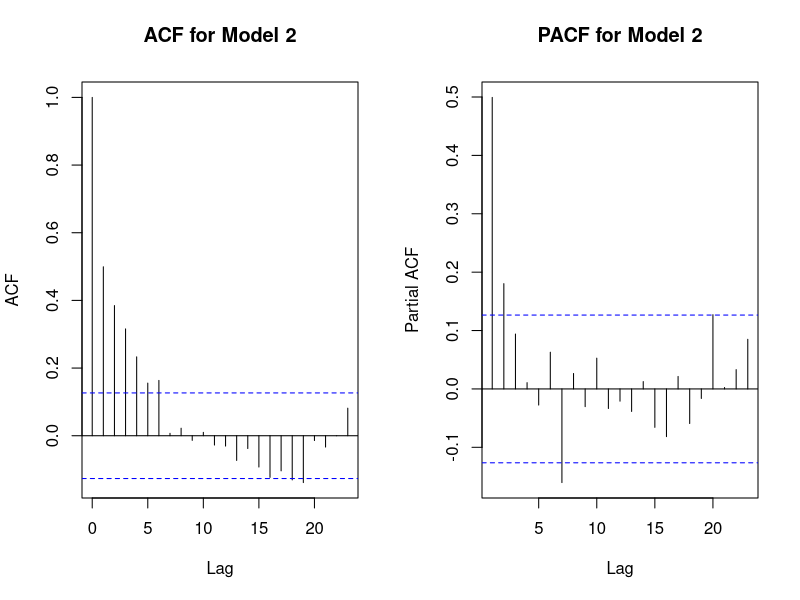
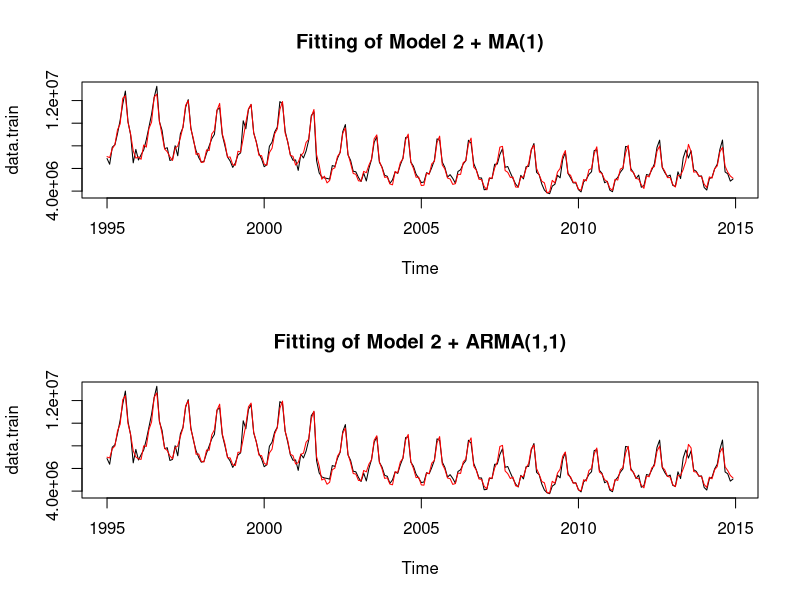
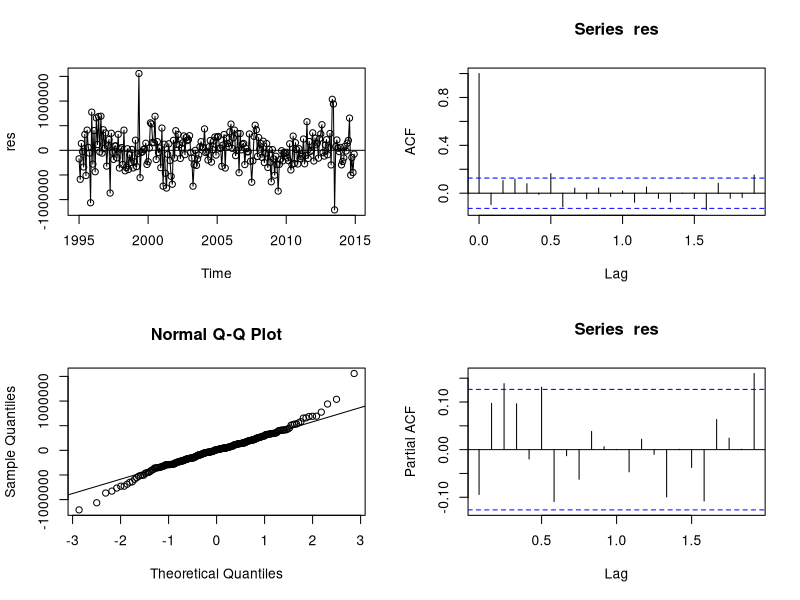
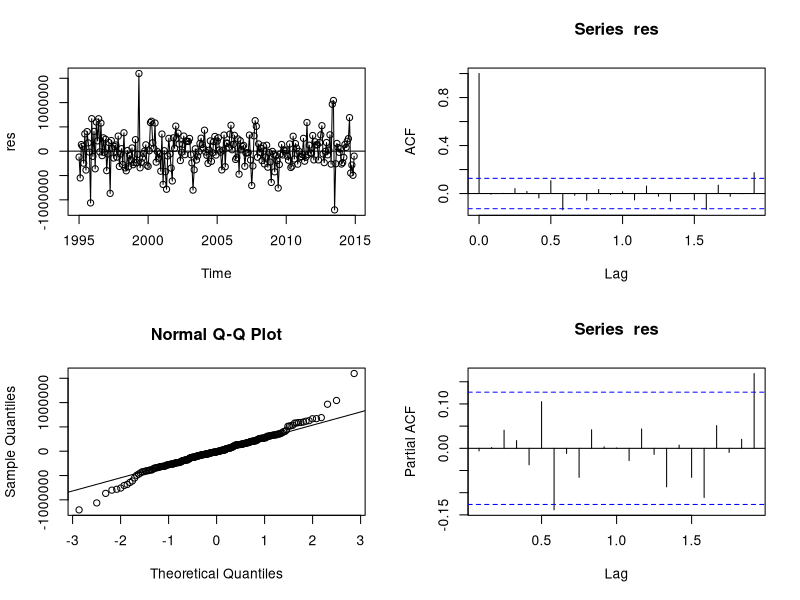
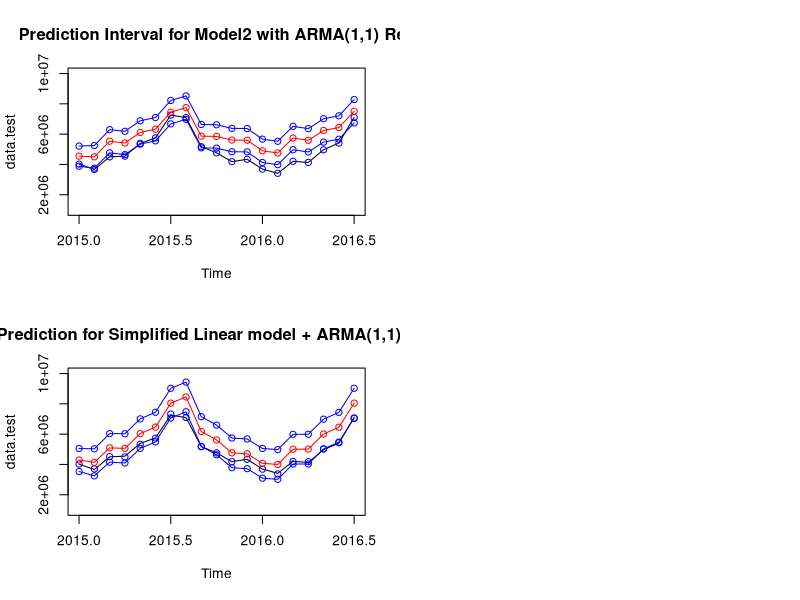
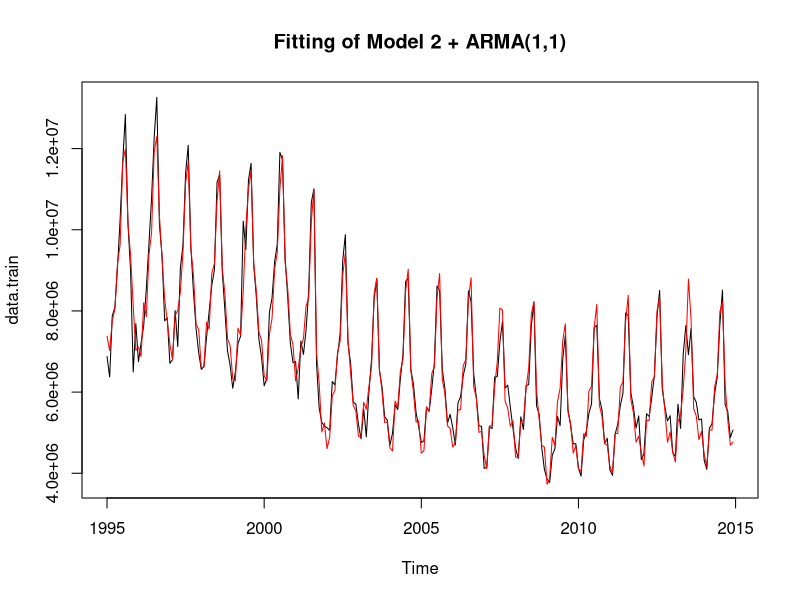
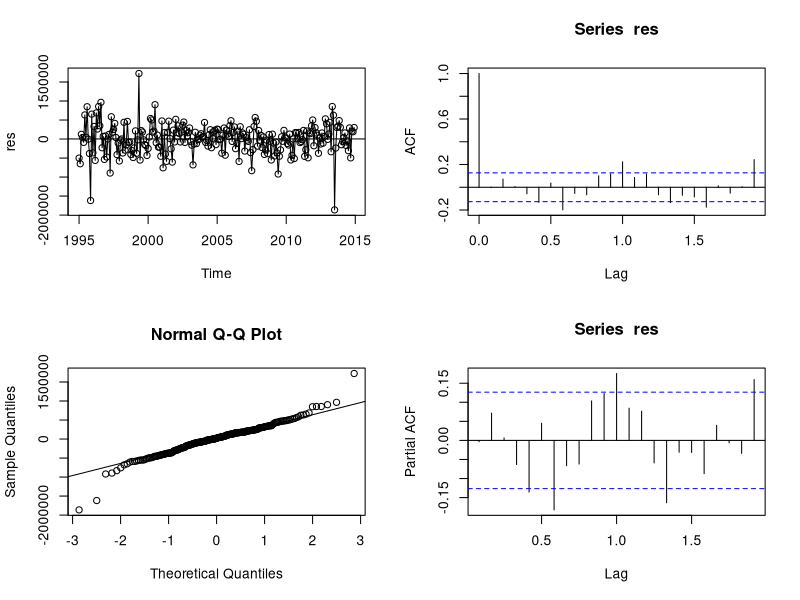

These figures' R source, in order:
## ---- chunk 1
data<-read.table("JustinBieberIsMyHero_data.txt",header = T)
data.all <- ts(data$All_Border, start=1995, frequency=12)
data.train <-ts(data$All_Border[1:240],start = 1995, frequency=12)
data.test <-ts(data$All_Border[241:259],start = 2015, frequency=12)
resdiags <- function(res) # you give this function a vector containing residuals from a model
{
  par(mfcol=c(2,2)) # splits the view to show 4 plots
  ts.plot(res) # time series plot of residuals
  points(res) # points to make counting runs easier
  abline(h=mean(res)) # mean line
  qqnorm(res) #qq plot
  qqline(res)
  acf(res) #acf
  acf(res, type="partial") #pacf
}
## ---- chunk 2
t<-time(data.train)-1995
t2 <- t^2
mth <- as.factor(cycle(data.train))
chg = c(rep(0,80),rep(1,160))
data.reg<-lm(data.train~t2 +t*mth+ chg*t)
data.reg0<-lm(data.train~t+t2+mth)
par(mfrow = c(1,2))
acf(data.reg$residuals,main = "ACF for Model 2") #acf
acf(data.reg$residuals, main  = "PACF for Model 2",type="partial")
## ---- chunk 3
par(mfrow=c(2,1))

X <- model.matrix(data.reg)
data.regarma <- arima(data.train, order=c(1,0,0), xreg=X[,2:27])
data.regarma.fit <- data.train - data.regarma$res # making fitted values
plot(data.train,main="Fitting of Model 2 + MA(1)")
points(t+1995, data.regarma.fit, type="l", col="red")


data.regarma2 <- arima(data.train, order=c(1,0,1), xreg=X[,2:27])
data.regarma.fit2 <- data.train - data.regarma2$res # making fitted values
plot(data.train,main="Fitting of Model 2 + ARMA(1,1)")
points(t+1995, data.regarma.fit2, type="l", col="red")
## ---- chunk 4
resdiags(data.regarma$res)
## ---- chunk 5

resdiags(data.regarma2$res)

##Correlation is almost in accetable area, but some out of 95% with seasonal pattern.
##Have to use SARIMA
## ---- chunk 6
t.test <- time(data.test) - 1995
t2.test <- t.test^2
mth.test <- as.factor(cycle(data.test))
chg.test <- rep(1, 19)
temp <- lm(data.test~t2.test +t.test*mth.test+ chg.test*t.test)
X.test <- model.matrix(temp)
pred.regarma <- predict(data.regarma, n.ahead=19, newxreg=X.test[,2:27])
plot(data.test,ylim=c(1e+6,10e+6),main="Prediction Interval for Model2 with ARMA(1,1) Res")
points(t.test+1995,temp$fitted,col = "blue",pty = 19)
points(pred.regarma$pred, type='l', col="red")
points(pred.regarma$pred + 1.96*pred.regarma$se, type='l', col="blue")
points(pred.regarma$pred - 1.96*pred.regarma$se, type='l', col="blue")
points(pred.regarma$pred, col="red")
points(pred.regarma$pred + 1.96*pred.regarma$se, col="blue")
points(pred.regarma$pred - 1.96*pred.regarma$se, col="blue")
#sum((data.test - pred.regarma$pred)^2) # PRESS
### Some data is out of bound. Predictablity is worse than linear prediction
## ---- chunk 7
t<-time(data.train)-1995
t2 <- t^2
mth <- as.factor(cycle(data.train))
chg = c(rep(0,80),rep(1,160))
data.reg<-lm(data.train~t+t2+mth + chg*t)
X <- model.matrix(data.reg)
data.regarma <- arima(data.train, order=c(1,0,1), xreg=X[,2:15])
data.regarma.fit <- data.train - data.regarma$res # making fitted values

t.test <- time(data.test) - 1995
t2.test <- t.test^2
mth.test <- as.factor(cycle(data.test))
chg.test <- rep(1, 19)
temp <- lm(data.test~t.test+t2.test+mth.test+chg.test*t.test)
X.test <- model.matrix(temp)
pred.regarma <- predict(data.regarma, n.ahead=19, newxreg=X.test[,2:15])
plot(data.test,ylim=c(1e+6,10e+6),main="Prediction for Simplified Linear model + ARMA(1,1) Res")
points(t.test+1995,temp$fitted,col = "blue",pty = 19)
points(pred.regarma$pred, type='l', col="red")
points(pred.regarma$pred + 1.96*pred.regarma$se, type='l', col="blue")
points(pred.regarma$pred - 1.96*pred.regarma$se, type='l', col="blue")
points(pred.regarma$pred, col="red")
points(pred.regarma$pred + 1.96*pred.regarma$se, col="blue")
points(pred.regarma$pred - 1.96*pred.regarma$se, col="blue")
## ---- chunk 8
summary(temp)$coef
## ---- chunk 9
par(mfrow=c(1,1))
plot(data.train,main="Fitting of Model 2 + ARMA(1,1)")
points(t+1995, data.regarma.fit, type="l", col="red")
## ---- chunk 10

resdiags(data.regarma$res)
#data.reg0<-lm(data.train~t+t2+mth)
#plot(data.reg$residuals)
#par(mfrow=c(2,1))
